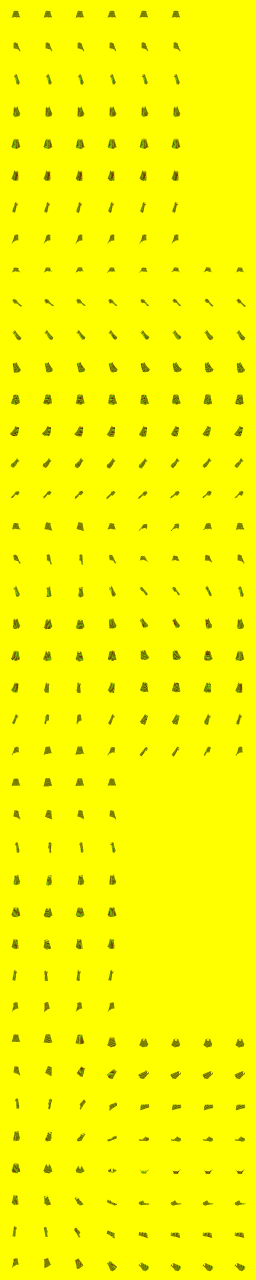
#> input picture client/assets/assassin_cloak_clasp_depth.png, 1280 x 6400 px, given in place of crags_wisp.png, which was not available (shown at 1/5 size)
$ python render_enemy_sheet.py
#> lines starting #> are read from the running program, lines starting #| are printed output that depends on the picture
#!/usr/bin/env python3
"""One share sheet of a zone's exported enemy atlases: python3 scripts/render_enemy_sheet.py <zone number> [...].

Writes test-results/enemy-sheets/Valhalla_<Zone>_Enemy_Sprites.png (zones 1-8 of the cel-shaded redraw)."""
import sys
from pathlib import Path

from PIL import Image, ImageDraw, ImageFont

import json
sys.path.insert(0, str(Path(__file__).resolve().parent))
import kindframe

ROOT = Path(__file__).resolve().parents[1]
OUT = ROOT / 'test-results/enemy-sheets'
FONT = '/usr/share/fonts/truetype/dejavu/DejaVuSans.ttf'
BOLD = '/usr/share/fonts/truetype/dejavu/DejaVuSans-Bold.ttf'
ZONES = {
    1: ('crags', 'Emberfall Crags', 'Zone 1 · levels 5-10', '#3a2a2e', '#251a1d', '#ffb066', [
        ('wisp', 'Cinder Wisp', 0), ('spider', 'Magma Spider', 0), ('wraith', 'Ash Wraith', 0),
        ('golem', 'Basalt Golem', 0), ('cinderlord', 'The Cinderlord', 1)]),
    2: ('rime', 'Rimeveil Glacier', 'Zone 2 · levels 10-15', '#243a4c', '#16232f', '#9fe0ff', [
        ('crab', 'Rime Crab', 0), ('wolf', 'Frostfang Wolf', 0), ('yeti', 'Glacier Yeti', 0), ('wyrm', 'Rime Wyrm', 0)]),
    3: ('fen', 'Gloamfen', 'Zone 3 · levels 15-20', '#2a3a2e', '#18241d', '#b6e86a', [
        ('toad', 'Fen Toad', 0), ('croc', 'Mire Crocodile', 0), ('knight', 'Drowned Knight', 0),
        ('hydra', 'Mire Hydra', 0), ('gloomroot', 'Gloomroot Colossus', 1)]),
    5: ('vault', 'The Undervault', 'Zone 5 · dungeon, level 20', '#2e2e3e', '#1c1c28', '#c9b8ff', [
        ('thrall', 'Vault Thrall', 0), ('archer', 'Bone Archer', 0), ('acolyte', 'Hollow Acolyte', 0),
        ('gatewarden', 'Hrolf Bonegate', 1), ('choir', 'Valka, the Hollow Choir', 1),
        ('colossus', 'Ironwake, the Vault Colossus', 1), ('hollowking', 'Haldor, the Hollow King', 1)]),
    6: ('wyrd', 'Wyrdwood', 'Zone 6 · levels 20-30', '#2c3a2c', '#1a241a', '#ffd25a', [
        ('boar', 'Rotfang Boar', 0), ('crow', 'Gallowcrow', 0), ('troll', 'Mosshide Troll', 0), ('weaver', 'Wyrdweaver', 0),
        ('ram', 'Stormram', 0), ('oakhorn', 'Oakhorn', 1), ('hrungnir', 'Hrungnir', 1)]),
    7: ('sky', 'Bifrost Reach', 'Zone 7 · levels 30-35', '#2c3050', '#191c33', '#a8f0ff', [
        ('galehound', 'Galehound', 0), ('prismgolem', 'Prism Golem', 0), ('skyray', 'Skyray', 0),
        ('einherjar', 'Hollow Einherjar', 0), ('thunderroc', 'Thunderroc', 0)]),
    8: ('deep', "Rán's Deep", 'Zone 8 · levels 35-40', '#1c3a4a', '#10242e', '#9ffff0', [
        ('draugr', 'Drowned Draugr', 0), ('angler', 'Lantern Angler', 0), ('moray', 'Gnashing Moray', 0),
        ('siren', 'Siren', 0), ('shellback', 'Shellback', 0), ('kraken', 'The Kraken', 1),
        ('hvitserk', 'Hvitserk the Drowned', 1), ('ghostmaw', 'Ghostmaw', 1)]),
    22: ('tanglecrown', 'The Tanglecrown', 'Zone 22 · levels 75-80', '#1c3a2c', '#10251a', '#b8ff9a', [
        ('orchidmantis', 'Orchid Mantis', 0), ('canopyglider', 'Canopy Glider', 0), ('poolcaiman', 'Blackwater Caiman', 0),
        ('drumgorilla', 'Drum Gorilla', 0), ('jadeanaconda', 'The Jade Anaconda', 1), ('crownjaguar', 'The Crown Jaguar', 1)]),
    25: ('lapis', 'The Lapis Erg', 'Zone 25 · levels 80-85', '#3a3426', '#251f16', '#8ae4ff', [
        ('sandhopper', 'Sandhopper', 0), ('dunefennec', 'Dune Fennec', 0), ('glassscorpion', 'Glass Scorpion', 0),
        ('sunvulture', 'Sun Vulture', 0), ('dunecolossus', 'The Dune Colossus', 1), ('mirageroc', 'The Mirage Roc', 1)]),
    26: ('frostwake', 'Frostwake Shelf', 'Zone 26 · levels 85-90', '#1c3450', '#101f33', '#c8f4ff', [
        ('snowhare', 'Snow Hare', 0), ('iceotter', 'Ice Otter', 0), ('frostheron', 'Frost Heron', 0),
        ('glaciercrab', 'Glacier Crab', 0), ('bellmammoth', 'The Bell Mammoth', 1), ('auroramanta', 'The Aurora Manta', 1),
        ('crevasseleviathan', 'The Crevasse Leviathan', 1)]),
    27: ('cairn', 'The Cairnspine', 'Zone 27 · levels 90-95', '#34343c', '#202026', '#e8e4ff', [
        ('screeferret', 'Scree Ferret', 0), ('stoneibex', 'Stone Ibex', 0), ('slateraven', 'Slate Raven', 0),
        ('ridgeadder', 'Ridge Adder', 0), ('cairnbehemoth', 'The Cairn Behemoth', 1),
        ('whitebarktitan', 'The Whitebark Titan', 1), ('stormcondor', 'The Storm Condor', 1)]),
    28: ('yearwheel', 'The Yearwheel', 'Zone 28 · levels 95-99', '#2c3a3a', '#1a2424', '#ffe49a', [
        ('brooknewt', 'Brook Newt', 0), ('sundarter', 'Sun Darter', 0), ('acornmimic', 'Acorn Mimic', 0),
        ('snowstoat', 'Snow Stoat', 0), ('bloomtortoise', 'Bloom Tortoise', 1), ('petalchimera', 'Petal Chimera', 1),
        ('rainseraph', 'Rain Seraph', 1), ('glasslion', 'Glass Lion', 1), ('sunwheel', 'Sunwheel', 1),
        ('firephoenix', 'Fire Phoenix', 1), ('lanternowl', 'Lantern Owl', 1), ('harvestreaper', 'Harvest Reaper', 1),
        ('ambermantis', 'Amber Mantis', 1), ('rimesaber', 'Rime Saber', 1), ('snowgiant', 'Snow Giant', 1),
        ('longnightwyrm', 'Longnight Wyrm', 1)]),
}

def _dungeon(zone, title, level, bg, band, accent, cast):
    """Zones 29-39 are sealed-template dungeons whose atlases live in the shared cathedral set (cathedral_<kind>.png)."""
    ZONES[zone] = ('cathedral', title, f'Zone {zone} · dungeon, level {level}', bg, band, accent,
                   [(k, n, 1 if boss else 0) for k, n, boss in cast])


_dungeon(29, 'The Eye Below', 65, '#1c3a48', '#10242e', '#9ff0e8', [
    ('eye_drifter', 'Silt Drifter', 0), ('eye_lurker', 'Glassjaw Lurker', 0), ('eye_adept', 'Veil Adept', 0),
    ('eye_lenswarden', 'The Lenswarden', 1), ('eye_undertide', 'The Undertide Sibyl', 1),
    ('eye_unblinking', 'The Unblinking Eye', 1)])
_dungeon(30, 'The Elder Hollow', 70, '#2c3a2a', '#18241a', '#c8f08a', [
    ('elder_thornling', 'Thornling', 0), ('elder_moth', 'Lantern Moth', 0), ('elder_barkguard', 'Barkguard', 0),
    ('elder_gatekeeper', 'The Knotted Gatekeeper', 1), ('elder_matron', 'The Pollen Matron', 1),
    ('elder_heart', 'Heart of the Elder', 1)])
_dungeon(31, 'The Thousandfold Pavilion', 75, '#3a2c3c', '#241a26', '#ffd0e8', [
    ('pavilion_foldling', 'Paper Foldling', 0), ('pavilion_inkmoth', 'Inkwing Moth', 0), ('pavilion_silkguard', 'Silkguard', 0),
    ('pavilion_mirror', 'The Mirror Dancer', 1), ('pavilion_weaver', 'The Thousandfold Weaver', 1),
    ('pavilion_sovereign', 'Sovereign of the Last Fold', 1)])
_dungeon(32, 'Temple of the Rain Crown', 80, '#1c3a44', '#102228', '#a8f0ff', [
    ('rain_crown_droplet', 'Crowned Droplet', 0), ('rain_crown_oracle', 'Jade Rain Oracle', 0),
    ('rain_crown_guard', 'Monsoon Guard', 0), ('rain_crown_gatekeeper', 'Keeper of the Floodgate', 1),
    ('rain_crown_sibyl', 'Sibyl of the Rain', 1), ('rain_crown_sovereign', 'The Rain Crown', 1)])
_dungeon(33, 'The Seed Vault', 80, '#3a3220', '#241e12', '#ffe08a', [
    ('seed_mote', 'Awakened Seedling', 0), ('seed_amberwing', 'Amberwing Moth', 0), ('seed_rootguard', 'Heartroot Guard', 0),
    ('seed_warden', 'Warden of Rings', 1), ('seed_germinator', 'The Germinator', 1),
    ('seed_worldseed', 'Heart of the Worldseed', 1)])
_dungeon(34, 'The Sunken Astrolabe', 85, '#1c2c4a', '#0f1a2e', '#ffe9a0', [
    ('astro_gearling', 'Brass Gearling', 0), ('astro_starling', 'Fallen Starling', 0), ('astro_sentinel', 'Orrery Sentinel', 0),
    ('astro_warden', 'Meridian Warden', 1), ('astro_navigator', 'The Lost Navigator', 1),
    ('astro_axis', 'Axis of the Buried Sky', 1)])
_dungeon(35, 'The Thunderheart Gate', 95, '#2a2c4a', '#171830', '#fff09a', [
    ('thunder_spark', 'Forked Spark', 0), ('thunder_ray', 'Stormglass Ray', 0), ('thunder_guard', 'Slatebound Guard', 0),
    ('thunder_conductor', 'Storm Conductor', 1), ('thunder_bastion', 'The Thunder Bastion', 1),
    ('thunder_heart', 'Heart of the Stormgate', 1)])
_dungeon(36, 'The Blooming Labyrinth', 97, '#3a2a3a', '#241624', '#ffb8e0', [
    ('bloom_spore', 'Glasspetal Spore', 0), ('bloom_moth', 'Prismwing Moth', 0), ('bloom_guard', 'Vineglass Guardian', 0),
    ('bloom_thornkeeper', 'Thornkeeper', 1), ('bloom_mirror', 'Petal Mirror', 1),
    ('bloom_heart', 'Heart of the Labyrinth', 1)])
_dungeon(37, 'The Solar Crucible', 98, '#4a2c1c', '#2e180e', '#ffc860', [
    ('solar_emberling', 'Cinderling', 0), ('solar_sunmoth', 'Sunmoth', 0), ('solar_crucible_guard', 'Crucible Guard', 0),
    ('solar_ashwarden', 'Ashwarden', 1), ('solar_heliomancer', 'The Heliomancer', 1),
    ('solar_heart', 'Heart of the Crucible', 1)])
_dungeon(38, 'The Amber Archive', 99, '#443220', '#2a1e10', '#ffd478', [
    ('amber_page', 'Living Page', 0), ('amber_moth', 'Script Moth', 0), ('amber_sentinel', 'Archive Sentinel', 0),
    ('amber_curator', 'The Curator', 1), ('amber_chronicle', 'The Living Chronicle', 1),
    ('amber_memory', 'The Last Memory', 1)])
_dungeon(39, 'The Silent Solstice', 99, '#26344a', '#141e2e', '#d0eaff', [
    ('solstice_flurry', 'Whispering Flurry', 0), ('solstice_owl', 'Night Owl', 0), ('solstice_guard', 'Rime Guard', 0),
    ('solstice_watcher', 'The Frost Watcher', 1), ('solstice_harbinger', 'Harbinger of Night', 1),
    ('solstice_heart', 'Heart of the Longest Night', 1)])
_dungeon(41, 'Nornroot Barrow', 25, '#3a2c44', '#22182a', '#ffd88a', [
    ('barrow_scarab', 'Graveamber Scarab', 0), ('barrow_hound', 'Threadbound Hound', 0), ('barrow_spinner', 'Spindle Shade', 0),
    ('barrow_doorward', 'Arn, the Amber Doorward', 1), ('barrow_threadkeeper', 'Vessa, Keeper of Threads', 1),
    ('barrow_fatebound', 'The Unwritten King', 1)])
_dungeon(42, 'The Shattered Span', 30, '#1c2844', '#10172c', '#8fe8ff', [
    ('span_lynx', 'Glassfang Lynx', 0), ('span_sentinel', 'Bifrost Sentinel', 0), ('span_caster', 'Prismatic Caster', 0),
    ('span_warden', 'Torstein, Keeper of the Toll', 1), ('span_weaver', 'Sunniva, the Spectrum Weaver', 1),
    ('span_archon', 'Vaelor, Bifrost Archon', 1)])


CARD_W, CARD_H, GAP = 408, 506, 18


def font(size, bold=False):
    return ImageFont.truetype(BOLD if bold else FONT, size)


def frame(atlas, row, col, scale, cell=(96, 96)):
    # `cell` is the kind's own frame (docs/kind-frames.md); the tile is fitted into the 96*scale slot, keeping its aspect
    w, h = cell
    tile = atlas.crop((col * w, row * h, (col + 1) * w, (row + 1) * h))
    k = 96 * scale / max(w, h)
    return tile.resize((round(w * k), round(h * k)), Image.Resampling.NEAREST)


def sheet(zone):
#> called with zone = 1
    tag, title, sub, card_bg, band_bg, accent, cast = ZONES[zone]
    cols = 3 if len(cast) == 6 else min(len(cast), 4) if len(cast) in (4, 8) else min(len(cast), 5) if len(cast) <= 5 else 4
    rows = (len(cast) + cols - 1) // cols
    width = cols * CARD_W + (cols + 1) * GAP
    head = 110
    height = head + rows * (CARD_H + GAP) + 50
    canvas = Image.new('RGB', (width, height), band_bg)
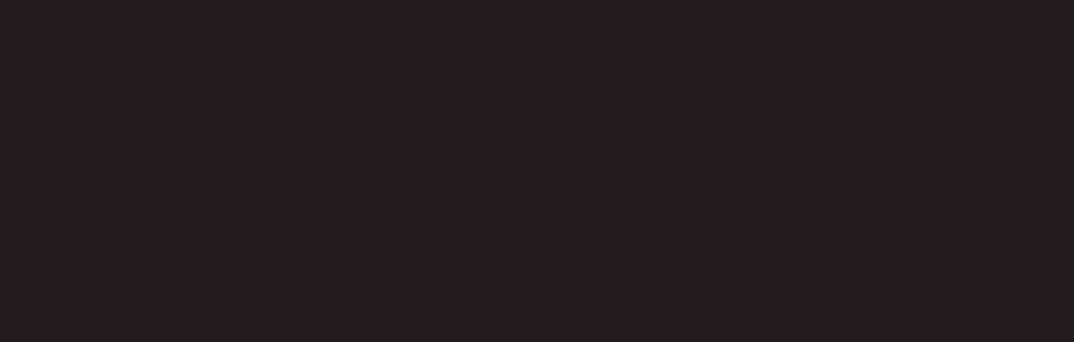
#> canvas: PIL image 2148x684 RGB (shown at 1/2 size); mean R, G, B 37, 26, 29
    d = ImageDraw.Draw(canvas)
    d.text((GAP * 2, 18), title.upper(), font=font(40, True), fill=accent)
    d.text((GAP * 2 + 2, 70), f'{sub} · {len(cast)} enemies · cel-shaded · idle, walk, attack, hurt and die',
           font=font(19), fill='#d6d2e8')
    for i, (kind, name, boss) in enumerate(cast):
        x = GAP + (i % cols) * (CARD_W + GAP)
        top = head + (i // cols) * (CARD_H + GAP)
        d.rounded_rectangle((x, top, x + CARD_W, top + CARD_H), radius=18, fill=card_bg, outline=accent, width=3)
        d.text((x + 18, top + 14), name, font=font(22 if len(name) < 24 else 18, True), fill='#f7f5ff')
        d.text((x + 19, top + 46), 'BOSS / ELITE' if boss else 'ORDINARY', font=font(15, True),
               fill=accent if boss else '#a9a6c4')
        atlas = Image.open(ROOT / f'client/assets/{tag}_{kind}.png').convert('RGBA')
        manifest = ROOT / f'client/assets/{tag}.txt'
        cell = kindframe.frame_of(json.loads(manifest.read_text()), kind)[:2] if manifest.exists() else (96, 96)
        big = frame(atlas, 0, 0, 3, cell)
#> in frame, `tile = atlas.crop((col * w, row * h, (col + 1) * w, (row + 1) * h))`:
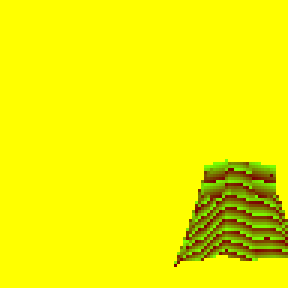
#> tile: PIL image 96x96 RGBA (shown 3 times larger); mean R, G, B, A 241.2, 241.9, 0, 255
        canvas.paste(big, (x + (CARD_W - big.width) // 2, top + 68 + 288 - big.height), big)
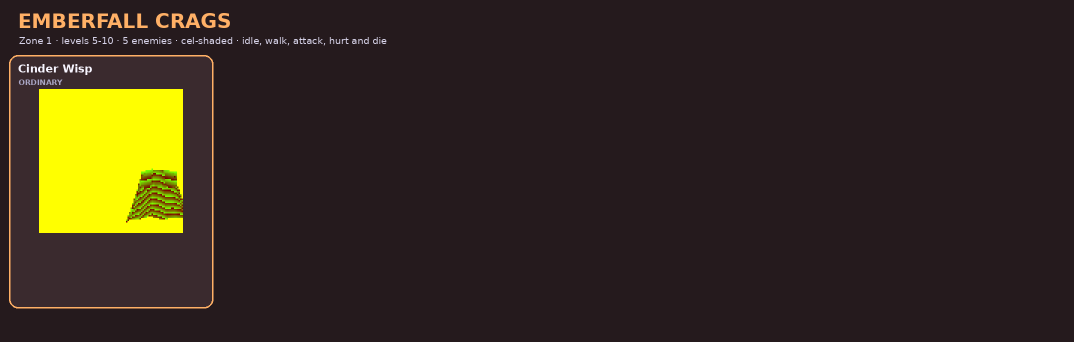
#> canvas: PIL image 2148x684 RGB (shown at 1/2 size); mean R, G, B 52.4, 41.2, 29.9
        d.line((x + 18, top + 366, x + CARD_W - 18, top + 366), fill=accent, width=2)
        for j, (label, clip, col) in enumerate((('WALK', 1, 2), ('ATTACK', 2, 4), ('HURT', 3, 1), ('DIE', 4, 3))):
            px = x + 12 + j * 96
            pose = frame(atlas, clip, col, 1, cell)
            canvas.paste(pose, (px + (96 - pose.width) // 2, top + 376 + 96 - pose.height), pose)
            d.text((px + 6, top + 476), label, font=font(13, True), fill='#c9c6e2')
#> this loop made 4 passes
#> pass 1, in frame (call 2), `tile = atlas.crop((col * w, row * h, (col + 1) * w, (row + 1) * h))`:
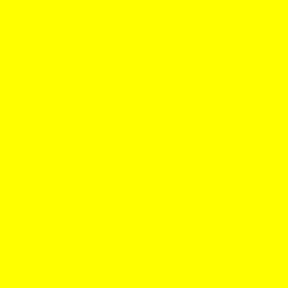
#> tile: PIL image 96x96 RGBA (shown 3 times larger); mean R, G, B, A 255, 255, 0, 255
#> pass 2, in frame (call 3), `tile = atlas.crop((col * w, row * h, (col + 1) * w, (row + 1) * h))`:
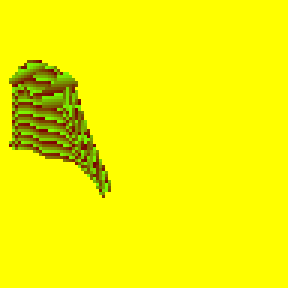
#> tile: PIL image 96x96 RGBA (shown 3 times larger); mean R, G, B, A 243.4, 244, 0, 255
#> after the loop:
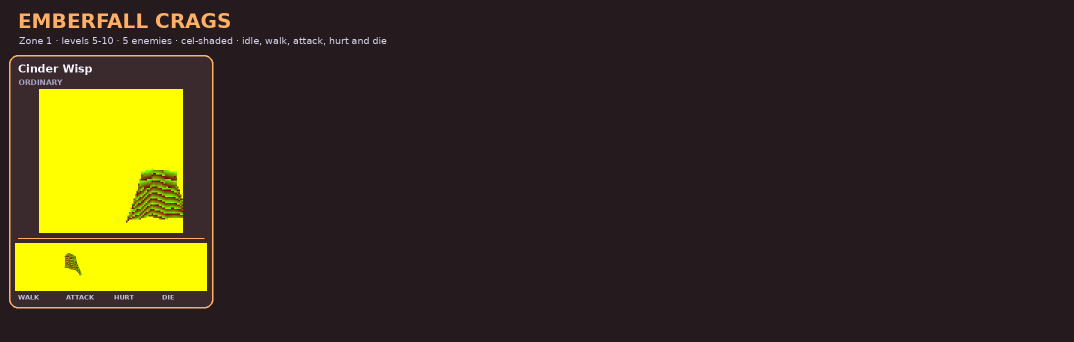
#> canvas: PIL image 2148x684 RGB (shown at 1/2 size); mean R, G, B 57.4, 46.6, 28.8
    d.text((GAP * 2, height - 34), '96 × 96 source frames · shared foot anchor · 34 frames per enemy',
           font=font(16), fill='#8c88a8')
    OUT.mkdir(parents=True, exist_ok=True)
    path = OUT / f"Valhalla_{title.replace(' ', '_').replace(chr(39), '').replace('á', 'a')}_Enemy_Sprites.png"
    canvas.save(path, optimize=True)
    print(path, canvas.size)


if __name__ == '__main__':
    for z in sys.argv[1:] or ZONES:
#> (the run stopped early here; a loop or call above may not have finished)
